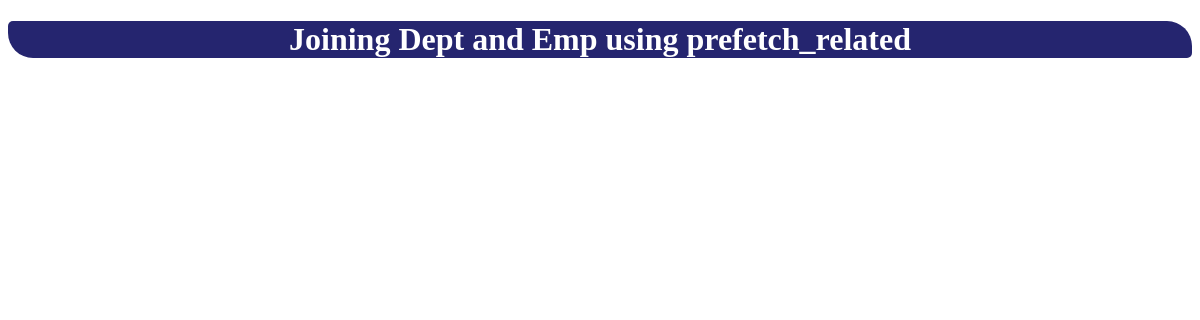
/prefetchRelated_DeptEmp/, run on an earlier commit of the app's database.
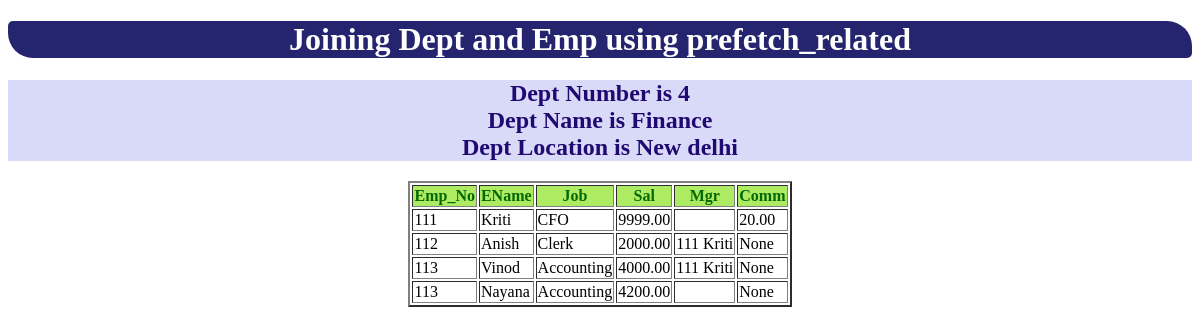
And on a later commit of the database.
### app/models.py (models this page shows, shortened)
class Dept(models.Model):
    Dept_No = models.IntegerField(primary_key=True,)
    DName = models.CharField(max_length=100)
    Location = models.CharField(max_length=100)

class Emp(models.Model):
    Emp_No = models.IntegerField()
    EName = models.CharField(max_length=100)
    Job = models.CharField(max_length=100)
    Mgr = models.ForeignKey('self', on_delete=models.SET_NULL, null = True, blank = True)
    Hire_date = models.DateField(null=True, blank=True) # default null = False, auto_now = True for current date(date of creation of object) and auto_now_add = True for date of model creation
    Sal = models.DecimalField(max_digits=6, decimal_places=2) # no null vals
    Comm = models.DecimalField(max_digits=6, decimal_places=2, null = True, blank = True)
    Dept_No = models.ForeignKey(Dept, on_delete=models.CASCADE)

### app/views.py (the view)
# urls.py: path('prefetchRelated_DeptEmp/', prefetchRelated_DeptEmp, name = 'prefetchRelated_DeptEmp'),
def prefetchRelated_DeptEmp(request):
    LDEO = Dept.objects.prefetch_related('emp_set').all()
    LDEO = Dept.objects.prefetch_related('emp_set').filter(DName = 'Finance')
    d = {'LDEO':LDEO}
    return render(request, 'prefetchRelated_DeptEmp.html', d)

### templates/prefetchRelated_DeptEmp.html (shortened to what this page needs)
{% load static %}
<!DOCTYPE html>
<html lang="en">
<head>
    <link rel="stylesheet" href="{% static 'css/c1.css' %}">
</head>
<body>
    <center>
        <h1 style="color: white; background-color: rgb(37, 37, 111); border-radius:5px 25px ">Joining Dept and Emp using prefetch_related</h1>
        {% for deo in LDEO %}
            <h2 class="custom">Dept Number is {{deo.Dept_No}}<br>
                Dept Name is {{deo.DName}}<br>
                Dept Location is {{deo.Location}} </h2>
                <table border="2px">
                    <tr style="background-color:rgba(129, 224, 13, 0.648); color: rgb(4, 105, 4)">
                        <th>Emp_No</th>
                        <th>EName</th>
                        <th>Job</th>
                        <th>Sal</th>
                        <th>Mgr</th>
                        <th>Comm</th>
                    </tr>
                    {% for eo in deo.emp_set.all %}
                        <tr>
                            <td>{{eo.Emp_No}}</td>
                            <td>{{eo.EName}}</td>
                            <td>{{eo.Job}}</td>
                            <td>{{eo.Sal}}</td>
                            <td>{{eo.Mgr.Emp_No}} {{eo.Mgr.EName}}</td>
                            <td>{{eo.Comm}}</td>
                        </tr>
                    {% endfor %}
                </table>
        {% endfor %}
    </center>
</body>
</html>

What changed in the data, as far as the page shows it:
now on this page (row edited): Dept: Dept_No "4", DName "Finance", Location "New delhi"
added Emp: Emp_No "111", EName "Kriti", Job "CFO", Sal "9999.00", Comm "20.00"
added Emp: Emp_No "112", EName "Anish", Job "Clerk", Sal "2000.00", Mgr.Emp_No "111", Mgr.EName "Kriti", Comm "None"
added Emp: Emp_No "113", EName "Vinod", Job "Accounting", Sal "4000.00", Mgr.Emp_No "111", Mgr.EName "Kriti", Comm "None"
added Emp: Emp_No "113", EName "Nayana", Job "Accounting", Sal "4200.00", Comm "None"
